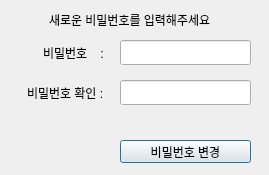
<?xml version="1.0" encoding="UTF-8"?>
<ui version="4.0">
 <class>Dialog</class>
 <widget class="QDialog" name="Dialog">
  <property name="geometry">
   <rect>
    <x>0</x>
    <y>0</y>
    <width>269</width>
    <height>175</height>
   </rect>
  </property>
  <property name="windowTitle">
   <string>Dialog</string>
  </property>
  <widget class="QLineEdit" name="pass_edit">
   <property name="geometry">
    <rect>
     <x>120</x>
     <y>40</y>
     <width>131</width>
     <height>25</height>
    </rect>
   </property>
   <property name="echoMode">
    <enum>QLineEdit::Password</enum>
   </property>
  </widget>
  <widget class="QLineEdit" name="cpass_edit">
   <property name="geometry">
    <rect>
     <x>120</x>
     <y>80</y>
     <width>131</width>
     <height>25</height>
    </rect>
   </property>
   <property name="echoMode">
    <enum>QLineEdit::Password</enum>
   </property>
  </widget>
  <widget class="QLabel" name="label_7">
   <property name="geometry">
    <rect>
     <x>43</x>
     <y>45</y>
     <width>71</width>
     <height>16</height>
    </rect>
   </property>
   <property name="text">
    <string>비밀번호    :</string>
   </property>
  </widget>
  <widget class="QLabel" name="label_8">
   <property name="geometry">
    <rect>
     <x>27</x>
     <y>85</y>
     <width>91</width>
     <height>16</height>
    </rect>
   </property>
   <property name="text">
    <string>비밀번호 확인 :</string>
   </property>
  </widget>
  <widget class="QLabel" name="label_9">
   <property name="geometry">
    <rect>
     <x>49</x>
     <y>12</y>
     <width>181</width>
     <height>16</height>
    </rect>
   </property>
   <property name="text">
    <string>새로운 비밀번호를 입력해주세요</string>
   </property>
  </widget>
  <widget class="QPushButton" name="pushButton">
   <property name="geometry">
    <rect>
     <x>120</x>
     <y>140</y>
     <width>131</width>
     <height>23</height>
    </rect>
   </property>
   <property name="text">
    <string>비밀번호 변경</string>
   </property>
  </widget>
  <widget class="QLabel" name="label_10">
   <property name="geometry">
    <rect>
     <x>47</x>
     <y>110</y>
     <width>181</width>
     <height>16</height>
    </rect>
   </property>
   <property name="text">
    <string/>
   </property>
  </widget>
 </widget>
 <resources/>
 <connections/>
</ui>
